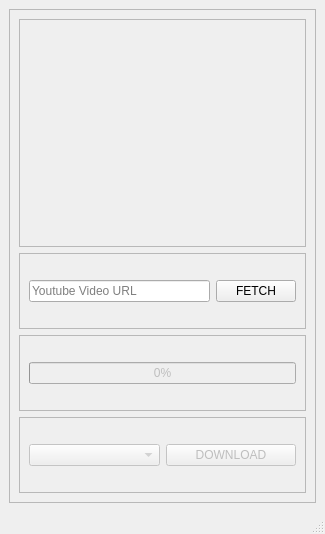
<?xml version="1.0" encoding="UTF-8"?>
<ui version="4.0">
 <class>MainWindow</class>
 <widget class="QMainWindow" name="MainWindow">
  <property name="geometry">
   <rect>
    <x>0</x>
    <y>0</y>
    <width>325</width>
    <height>534</height>
   </rect>
  </property>
  <property name="windowTitle">
   <string>YoutubeDownloader</string>
  </property>
  <property name="windowIcon">
   <iconset>
    <normaloff>interface/icons/youtube.png</normaloff>interface/icons/youtube.png</iconset>
  </property>
  <widget class="QWidget" name="centralwidget">
   <layout class="QVBoxLayout" name="verticalLayout_2">
    <item>
     <layout class="QVBoxLayout" name="verticalLayout_main">
      <item>
       <widget class="QFrame" name="frame_main">
        <property name="frameShape">
         <enum>QFrame::StyledPanel</enum>
        </property>
        <property name="frameShadow">
         <enum>QFrame::Raised</enum>
        </property>
        <layout class="QGridLayout" name="gridLayout">
         <item row="0" column="0">
          <layout class="QVBoxLayout" name="verticalLayout_program" stretch="3,1,1,1">
           <item>
            <layout class="QVBoxLayout" name="verticalLayout_thumbnail">
             <item>
              <widget class="QFrame" name="frame_thumbnail">
               <property name="frameShape">
                <enum>QFrame::StyledPanel</enum>
               </property>
               <property name="frameShadow">
                <enum>QFrame::Raised</enum>
               </property>
               <layout class="QVBoxLayout" name="verticalLayout_3">
                <item>
                 <layout class="QVBoxLayout" name="verticalLayout_thumbnail_main">
                  <item>
                   <widget class="QLabel" name="qlabel_thumbnail">
                    <property name="text">
                     <string/>
                    </property>
                   </widget>
                  </item>
                 </layout>
                </item>
               </layout>
              </widget>
             </item>
            </layout>
           </item>
           <item>
            <layout class="QVBoxLayout" name="verticalLayout_url_fetch">
             <item>
              <widget class="QFrame" name="frame_url_fetch">
               <property name="frameShape">
                <enum>QFrame::StyledPanel</enum>
               </property>
               <property name="frameShadow">
                <enum>QFrame::Raised</enum>
               </property>
               <layout class="QVBoxLayout" name="verticalLayout_4">
                <item>
                 <layout class="QHBoxLayout" name="horizontalLayout_url_fetch_main" stretch="3,1">
                  <item>
                   <layout class="QVBoxLayout" name="verticalLayout_url">
                    <item>
                     <widget class="QLineEdit" name="lineEdit_url">
                      <property name="placeholderText">
                       <string>Youtube Video URL</string>
                      </property>
                     </widget>
                    </item>
                   </layout>
                  </item>
                  <item>
                   <layout class="QVBoxLayout" name="verticalLayout_fetch">
                    <item>
                     <widget class="QPushButton" name="pushButton_fetch">
                      <property name="text">
                       <string>FETCH</string>
                      </property>
                      <property name="icon">
                       <iconset>
                        <normaloff>interface/icons/fetch.png</normaloff>interface/icons/fetch.png</iconset>
                      </property>
                     </widget>
                    </item>
                   </layout>
                  </item>
                 </layout>
                </item>
               </layout>
              </widget>
             </item>
            </layout>
           </item>
           <item>
            <layout class="QVBoxLayout" name="verticalLayout_progress">
             <item>
              <widget class="QFrame" name="frame_progress">
               <property name="frameShape">
                <enum>QFrame::StyledPanel</enum>
               </property>
               <property name="frameShadow">
                <enum>QFrame::Raised</enum>
               </property>
               <layout class="QVBoxLayout" name="verticalLayout_6">
                <item>
                 <layout class="QVBoxLayout" name="verticalLayout_progress_main">
                  <item>
                   <widget class="QProgressBar" name="progressBar">
                    <property name="enabled">
                     <bool>false</bool>
                    </property>
                    <property name="value">
                     <number>0</number>
                    </property>
                   </widget>
                  </item>
                 </layout>
                </item>
               </layout>
              </widget>
             </item>
            </layout>
           </item>
           <item>
            <layout class="QVBoxLayout" name="verticalLayout_quality_download">
             <item>
              <widget class="QFrame" name="frame_quality_download">
               <property name="frameShape">
                <enum>QFrame::StyledPanel</enum>
               </property>
               <property name="frameShadow">
                <enum>QFrame::Raised</enum>
               </property>
               <layout class="QVBoxLayout" name="verticalLayout_5">
                <item>
                 <layout class="QHBoxLayout" name="horizontalLayout_quality_download_main">
                  <item>
                   <layout class="QVBoxLayout" name="verticalLayout_quality">
                    <item>
                     <widget class="QComboBox" name="comboBox_quality">
                      <property name="enabled">
                       <bool>false</bool>
                      </property>
                     </widget>
                    </item>
                   </layout>
                  </item>
                  <item>
                   <layout class="QHBoxLayout" name="horizontalLayout_download">
                    <item>
                     <widget class="QPushButton" name="pushButton">
                      <property name="enabled">
                       <bool>false</bool>
                      </property>
                      <property name="text">
                       <string>DOWNLOAD</string>
                      </property>
                      <property name="icon">
                       <iconset>
                        <normaloff>interface/icons/download.png</normaloff>interface/icons/download.png</iconset>
                      </property>
                     </widget>
                    </item>
                   </layout>
                  </item>
                 </layout>
                </item>
               </layout>
              </widget>
             </item>
            </layout>
           </item>
          </layout>
         </item>
        </layout>
       </widget>
      </item>
     </layout>
    </item>
   </layout>
  </widget>
  <widget class="QMenuBar" name="menubar">
   <property name="geometry">
    <rect>
     <x>0</x>
     <y>0</y>
     <width>325</width>
     <height>21</height>
    </rect>
   </property>
  </widget>
  <widget class="QStatusBar" name="statusbar"/>
 </widget>
 <resources/>
 <connections/>
</ui>
